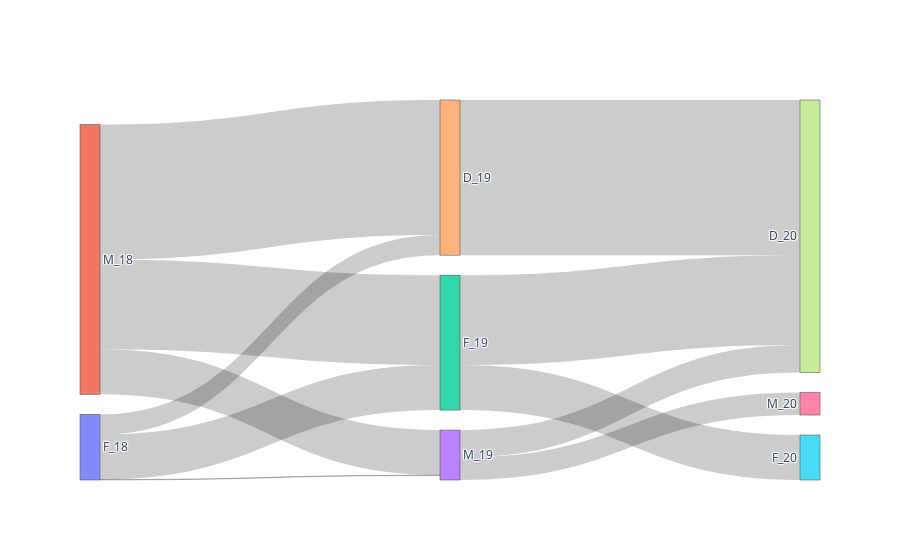

The code cell stored with this chart in its notebook:
### Code cell
import plotly.graph_objects as go

fig = go.Figure(
    data=[go.Sankey(
        node = dict(
            label = node_label
        ),
        link = dict(
            source = source_node,
            target = target_node,
            value = values
        ))])

plot(fig,
     image_filename='sankey_plot_1', 
#     image='png', 
     image_width=1000, 
     image_height=600
)
fig.show()

### Figure 1 — Plotly figure (JSON) as saved in the notebook; plotly's stock layout.template omitted (floating-point values rounded to 4 significant figures)
{"data": [{"link": {"source": [0, 0, 0, 1, 1, 1, 2, 2, 2, 3, 3, 3, 4], "target": [2, 3, 4, 2, 3, 4, 5, 6, 7, 5, 6, 7, 7], "value": [1000, 10, 450, 2000, 1000, 3000, 1000, 0, 2000, 0, 500, 610, 3450]}, "node": {"label": ["F_18", "M_18", "F_19", "M_19", "D_19", "F_20", "M_20", "D_20"]}, "type": "sankey"}], "layout": {}}
